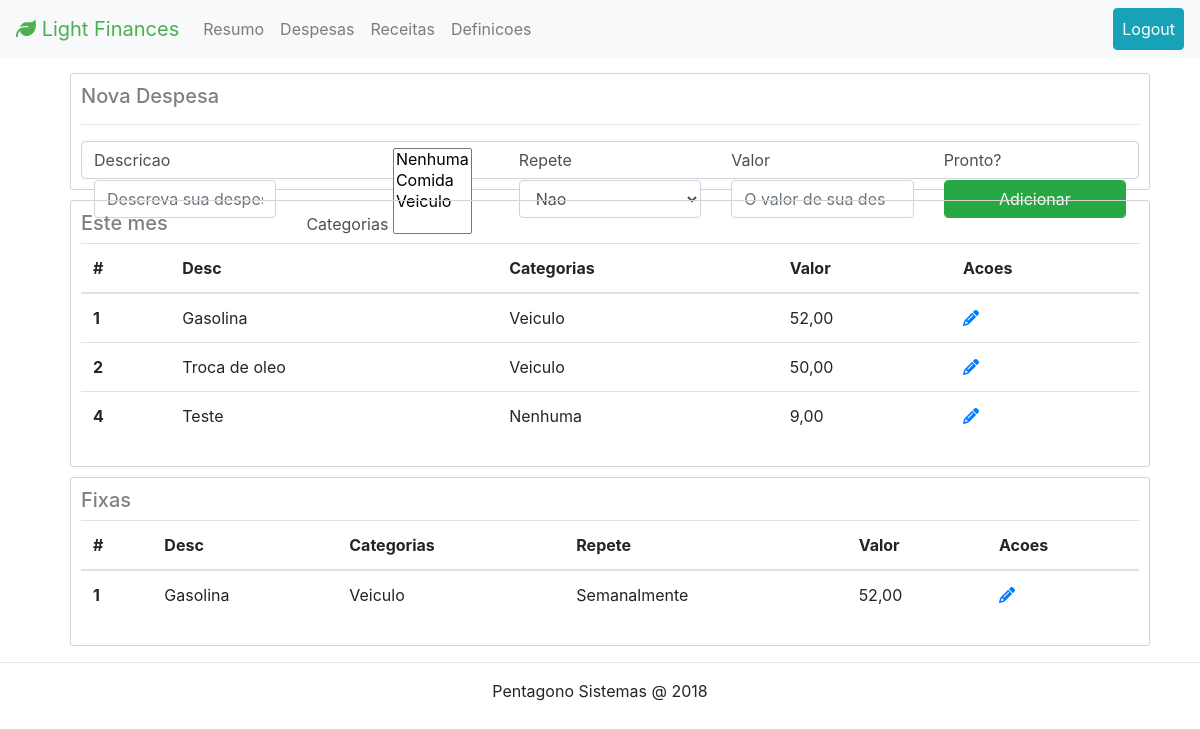
Page /admin/despesas.php (signed in) on the committed database.
### tables this page shows
CREATE TABLE `site_configs` (
  `id` int(11) NOT NULL AUTO_INCREMENT,
  `name` varchar(120) NOT NULL,
  `registration` int(11) NOT NULL,
  PRIMARY KEY (`id`)
);

CREATE TABLE `menus` (
  `id` int(11) NOT NULL AUTO_INCREMENT,
  `content` varchar(120) NOT NULL,
  `link` varchar(120) NOT NULL,
  PRIMARY KEY (`id`)
);

CREATE TABLE `despesas` (
  `id` int(11) unsigned NOT NULL AUTO_INCREMENT,
  `descr` varchar(2400) NOT NULL DEFAULT '',
  `categoria` int(11) DEFAULT NULL,
  `valor` varchar(120) NOT NULL DEFAULT '',
  `rep` varchar(120) DEFAULT NULL,
  `created` varchar(120) DEFAULT NULL,
  PRIMARY KEY (`id`)
);

### config/siteConfigs.php (called while the page is built, shortened)
<?php
require 'actions/connectDb.php';
if($result = $Conn->query("SELECT * FROM site_configs")) {
    while($row = $result->fetch_assoc()){
        $siteName = $row['name'];
    }
}

### actions/adminFunc.php (called while the page is built, shortened)
<?php
require 'connectDb.php';
$menus = array();
$result = $Conn->query('SELECT * FROM menus');
while ($row = $result->fetch_assoc()) {
    $menus[] = $row;
}
function getCat($Conn) {
    $query = "SELECT * FROM categorias";
    $result = mysqli_query($Conn, $query);
    while ($row = $result->fetch_assoc()){
        $categorias [] = $row;
    }
    return $categorias;
}
function getExpenses($Conn) {
    $query = "SELECT d.*, GROUP_CONCAT(c.categoria) cat FROM despesas_categorias dc INNER JOIN despesas d ON d.id = dc.despesa_id INNER JOIN categorias c ON c.id = dc.categoria_id GROUP BY d.id";
    $result = mysqli_query($Conn, $query);
    while ($row = $result->fetch_assoc()){
        $despesas [] = $row;
    }
    return $despesas;
}
$despesas = getExpenses($Conn);
$categorias = getCat($Conn);

### admin/despesas.php (the view, shortened to what this page needs)
<?php require 'templates/top.php';?>
<div class="container">
  <div class="container-fluid">
    <div class="col-12 iContent">
      <h5>Nova Despesa</h5>
      <hr>
      <form class="form-control" action="/actions/addDespesa.php" method="post">
          <div class="row">
              <div class="col">
                  <label for="desc">Descricao</label>
                  <input type="text" class="form-control" name="descr" placeholder="Descreva sua despesa" required>
              </div>
              <div class="col">
                  <label for="cats">Categorias</label>
                  <select multiple class="chosen-select" id="cats" name="categoria[]" required>
                    <?php foreach ($categorias as $c): ?>
                        <option value="<?php echo $c['id']; ?>"><?php echo $c['categoria']; ?></option>
                    <?php endforeach; ?>
                  </select>
              </div>
              <div class="col">
                  <label for="repeat">Repete</label>
                  <select class="form-control" name="rep">
                    <option value="1" selected>Nao</option>
                  </select>
              </div>
              <div class="col">
                  <label for="valor">Valor</label>
                  <input type="number" name="valor" class="form-control" placeholder="O valor de sua despesa" required>
              </div>
              <div class="col">
                  <label for="btn">Pronto?</label>
                 <button type="submit" class="form-control btn btn-success" id="btn">Adicionar</button>
             </div>
          </div>
      </form>
    </div>
    <div class="col iContent">
      <h5>Este mes</h5>
      <table class="table">
          <thead>
            <tr>
              <th scope="col">#</th>
              <th scope="col">Desc</th>
              <th scope="col">Categorias</th>
              <th scope="col">Valor</th>
              <th scope="col">Acoes</th>
            </tr>
          </thead>
          <tbody>
              <?php foreach ($despesas as $d): ?>
                  <tr>
                    <th scope="row"><?php echo $d['id']; ?></th>
                    <td><?php echo $d['descr']; ?></td>
                    <td><?php echo $d['cat']; ?></td>
                    <td><?php echo $d['valor']; ?>,00</td>
                    <td>
                        <a href="#editFixasModal"><i class="fa fa-pencil"></i></a>
                    </td>
                  </tr>
              <?php endforeach; ?>
        </tbody>
    </table>
    </div>
    <div class="col iContent">
      <h5>Fixas</h5>
      <table class="table">
          <thead>
            <tr>
              <th scope="col">#</th>
              <th scope="col">Desc</th>
              <th scope="col">Categorias</th>
              <th scope="col">Repete</th>
              <th scope="col">Valor</th>
              <th scope="col">Acoes</th>
            </tr>
          </thead>
          <tbody>
              <?php foreach ($despesas as $d): ?>
                  <?php if ($d['rep'] != '' && $d['rep'] != 'Nao') { ?>
                      <tr>
                        <th scope="row"><?php echo $d['id']; ?></th>
                        <td><?php echo $d['descr']; ?></td>
                        <td><?php echo $d['cat']; ?></td>
                        <td><?php echo $d['rep']; ?></td>
                        <td><?php echo $d['valor']; ?>,00</td>
                        <td>
                            <a href="#editFixasModal"><i class="fa fa-pencil"></i></a>
                        </td>
                      </tr>
                  <?php } ?>
              <?php endforeach; ?>
        </tbody>
    </table>
    </div>
  </div>
</div>
<?php require 'templates/bottom.php'; ?>

### admin/templates/top.php (shortened to what this page needs)
<?php
require 'config/siteConfigs.php';
require 'actions/adminFunc.php';
?>
<!DOCTYPE html>
<html>
    <head>
        <link rel="stylesheet" href="/styles/css/bootstrap.min.css">
        <link href="https://cdn.rawgit.com/harvesthq/chosen/gh-pages/chosen.min.css" rel="stylesheet"/>
        <link rel="stylesheet" href="/styles/css/main.css">
    </head>
    <body>
        <?php require 'menu.php'; ?>

### admin/menu.php (shortened to what this page needs)
<nav class="navbar navbar-expand-lg navbar-light bg-light" style="margin-bottom: 15px;">
  <a class="navbar-brand" href="/admin" style="color: #4CAF50;"><i class="fa fa-leaf" aria-hidden="true"></i> <?php echo $siteName; ?></a>
  <div class="collapse navbar-collapse">
    <ul class="navbar-nav mr-auto">
      <li class="nav-item">
        <a class="nav-link" href="/admin">Resumo</span></a>
      </li>
      <?php foreach ($menus as $m) {
          ?>
          <li class="nav-item">
            <a class="nav-link <?php echo $m['class']; ?>" style="color: <?php echo $m['textcolor'];?>" href="<?php echo $m['link'];?>"><i class="<?php echo $m['icon']; ?>" aria-hidden="true"></i> <?php echo $m['content']; ?></a>
          </li>
      <?php } ?>
    </ul>
    <form class="form-inline my-2 my-lg-0">
        <ul class="navbar-nav mr-auto">
          <li class="nav-item">
            <a class="nav-link btn btn-info" style="color:white;" href="/actions/logout.php">Logout</span></a>
          </li>
      </ul>
    </form>
  </div>
</nav>

### admin/templates/bottom.php (shortened to what this page needs)
<hr>
<p class="text-center">Pentagono Sistemas @ 2018</p>
    <link rel="stylesheet" href="http://lightfinances.local/styles/css/tabs.css">
</body>
</html>

### styles/css/main.css (style rules this page uses)
.iContent { border: 1px solid lightgray; border-radius: 3px; color: gray; margin: 10px; padding: 10px; }

### rows in the picture
site_configs: name "Light Finances"
menus: content "Despesas"
menus: content "Receitas"
menus: content "Definicoes"
despesas: id "1", descr "Gasolina", cat "Veiculo", valor "52", rep "Semanalmente"
despesas: id "2", descr "Troca de oleo", cat "Veiculo", valor "50"
despesas: id "4", descr "Teste", cat "Nenhuma", valor "9"
